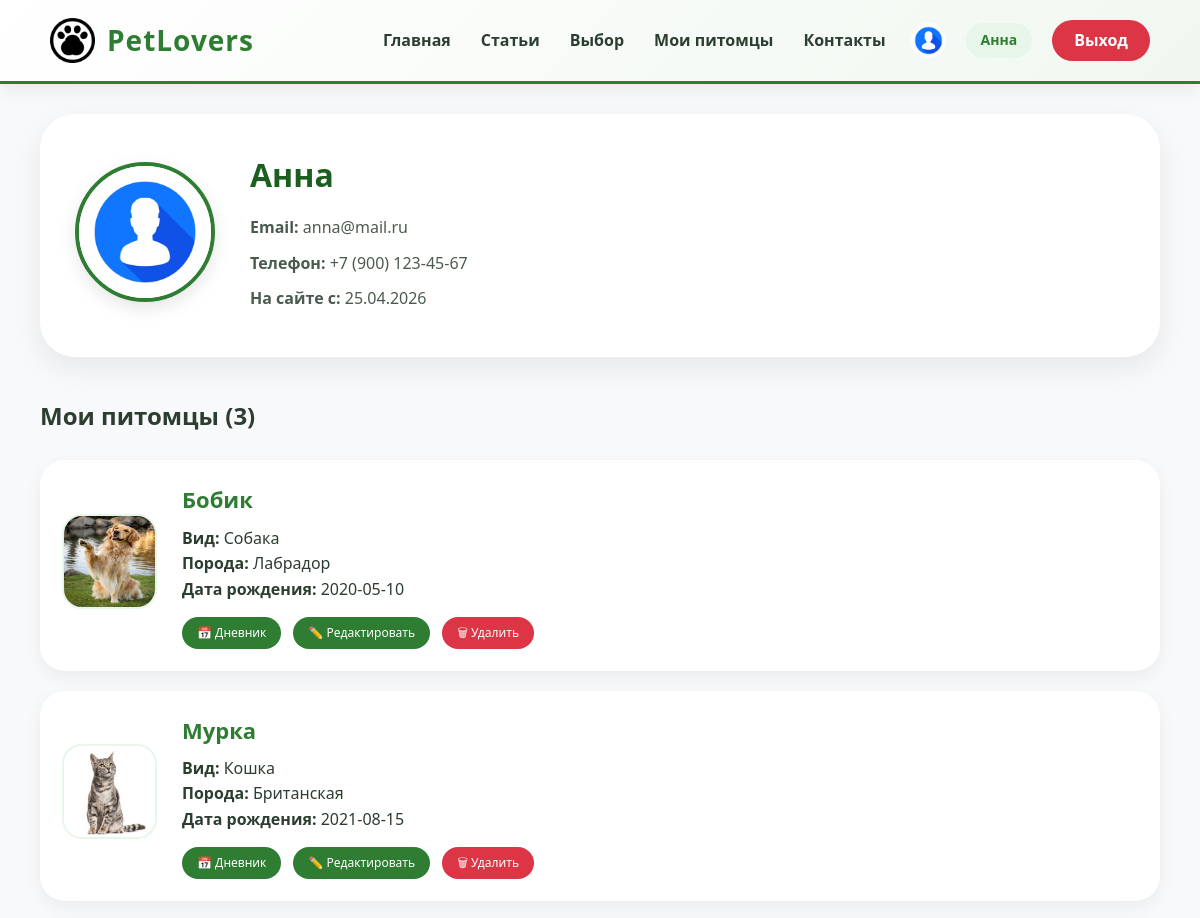
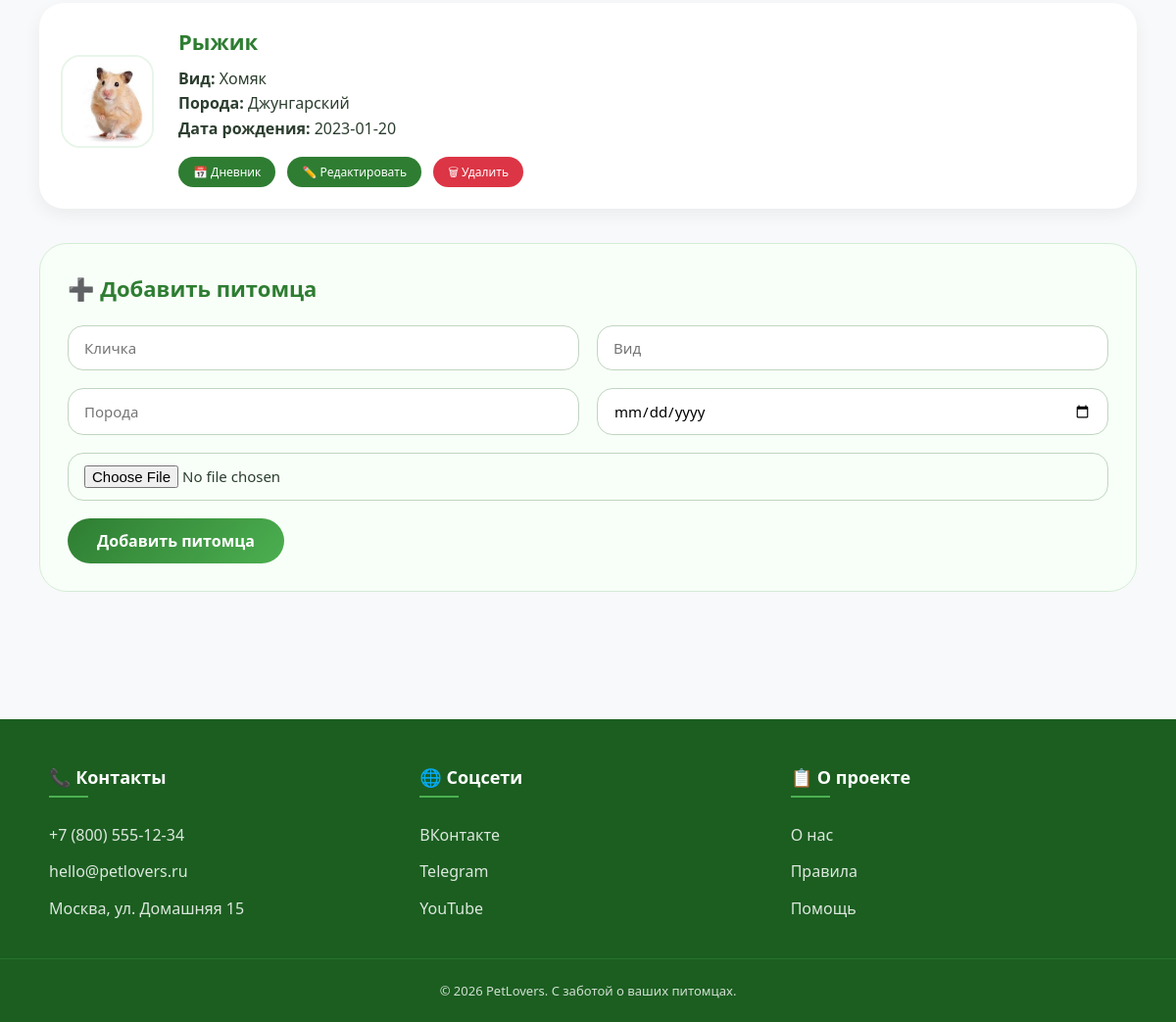
/petlovers/site/profile.php (signed in), run on the app's committed database (2 pictures, top to bottom).
### tables this page shows
CREATE TABLE `users` (
  `id` int(11) NOT NULL,
  `name` varchar(100) NOT NULL,
  `email` varchar(255) NOT NULL,
  `phone` varchar(20) DEFAULT NULL,
  `password` varchar(255) NOT NULL,
  `avatar` varchar(500) DEFAULT NULL,
  `created_at` timestamp NULL DEFAULT CURRENT_TIMESTAMP
);

CREATE TABLE `pets` (
  `id` int(11) NOT NULL,
  `user_id` int(11) NOT NULL,
  `name` varchar(100) NOT NULL,
  `species` varchar(50) NOT NULL,
  `breed` varchar(100) DEFAULT NULL,
  `birth_date` date DEFAULT NULL,
  `photo` varchar(500) DEFAULT NULL,
  `created_at` timestamp NULL DEFAULT CURRENT_TIMESTAMP
);

### petlovers/site/helpers.php (called while the page is built, shortened)
<?php
function h($string) {
    return htmlspecialchars($string, ENT_QUOTES, 'UTF-8');
}
function isLoggedIn() {
    return isset($_SESSION['user_id']);
}
function getUserById($id) {
    global $pdo;
    $stmt = $pdo->prepare("SELECT * FROM users WHERE id = ?");
    $stmt->execute([$id]);
    return $stmt->fetch();
}
function getPetsByUser($userId) {
    global $pdo;
    $stmt = $pdo->prepare("SELECT * FROM pets WHERE user_id = ? ORDER BY name");
    $stmt->execute([$userId]);
    return $stmt->fetchAll();
}

### petlovers/site/profile.php (the view, shortened to what this page needs)
<?php
require_once __DIR__ . '/templates/head.php';
require_once __DIR__ . '/templates/header.php';
$user = getUserById($_SESSION['user_id']);
$pets = getPetsByUser($_SESSION['user_id']);
?>
<div class="profile-container">
    <div class="profile-header">
        <div class="profile-avatar">
            <img src="<?= $user['avatar'] ?? '/assets/images/default-avatar.jpg' ?>" alt="Аватар">
        </div>
        <div class="profile-info">
            <h1><?= h($user['name']) ?></h1>
            <p><strong>Email:</strong> <?= h($user['email']) ?></p>
            <p><strong>Телефон:</strong> <?= h($user['phone'] ?? 'не указан') ?></p>
            <p><strong>На сайте с:</strong> <?= date('d.m.Y', strtotime($user['created_at'] ?? 'now')) ?></p>
        </div>
    </div>
    <h2>Мои питомцы (<?= count($pets) ?>)</h2>
    <?php if(count($pets) > 0): ?>
        <div class="pets-list">
            <?php foreach($pets as $pet): ?>
                <div class="pet-card-item">
                    <div class="pet-photo">
                        <img src="<?= $pet['photo'] ?? '/assets/images/default-pet.jpg' ?>" alt="<?= h($pet['name']) ?>">
                    </div>
                    <div class="pet-info">
                        <h3><?= h($pet['name']) ?></h3>
                        <p><strong>Вид:</strong> <?= h($pet['species']) ?></p>
                        <p><strong>Порода:</strong> <?= h($pet['breed'] ?: 'не указана') ?></p>
                        <p><strong>Дата рождения:</strong> <?= h($pet['birth_date'] ?: 'не указана') ?></p>
                        <div class="pet-actions">
                            <a href="diary.php?pet_id=<?= $pet['id'] ?>" class="btn-small">📅 Дневник</a>
                            <a href="edit_pet.php?id=<?= $pet['id'] ?>" class="btn-small">✏️ Редактировать</a>
                            <a href="?delete_pet=<?= $pet['id'] ?>" class="btn-small btn-danger" onclick="return confirm('Удалить питомца?')">🗑 Удалить</a>
                        </div>
                    </div>
                </div>
            <?php endforeach; ?>
        </div>
    <?php else: ?>
        <p>У вас пока нет питомцев. Добавьте первого!</p>
    <?php endif; ?>
    <div class="add-pet-form">
        <h3>➕ Добавить питомца</h3>
        <form method="POST" enctype="multipart/form-data">
            <div class="form-row">
                <input type="text" name="name" placeholder="Кличка" required>
                <input type="text" name="species" placeholder="Вид" required>
            </div>
            <div class="form-row">
                <input type="text" name="breed" placeholder="Порода">
                <input type="date" name="birth_date">
            </div>
            <div class="form-row">
                <input type="file" name="photo" accept="image/*">
            </div>
            <button type="submit" name="add_pet">Добавить питомца</button>
        </form>
    </div>
</div>
<?php require_once __DIR__ . '/templates/footer.php'; ?>

### petlovers/site/templates/head.php (shortened to what this page needs)
<!DOCTYPE html>
<html lang="ru">
<head>
    <link rel="stylesheet" href="/assets/css/base.css">
    <link rel="stylesheet" href="/assets/css/layout.css">
    <link rel="stylesheet" href="/assets/css/components.css">
</head>
<body>

### petlovers/site/templates/header.php
<header>
    <div class="logo">
        <img src="/assets/images/default-pet.jpg" alt="PetLovers" class="logo-img">
        <span><?= h(APP_NAME) ?></span>
    </div>
    <nav>
        <a href="/index.php">Главная</a>
        <a href="/site/articles.php">Статьи</a>
        <a href="/site/compare.php">Выбор</a>
        <a href="/site/profile.php">Мои питомцы</a>
        <a href="/site/contacts.php">Контакты</a>
        <?php if (isLoggedIn()): ?>
            <img src="/assets/images/default-avatar.jpg" alt="Аватар" class="user-avatar">
            <span class="user-name"><?= h($_SESSION['user_name']) ?></span>
            <a href="/logout.php" class="btn-logout">Выход</a>
        <?php else: ?>
            <a href="/login.php" class="btn-login">Вход</a>
            <a href="/register.php" class="btn-reg">Регистрация</a>
        <?php endif; ?>
    </nav>
</header>
<main>

### petlovers/site/templates/footer.php
</main>
<footer>
    <div class="footer-content">
        <div class="footer-col">
            <h4>📞 Контакты</h4>
            <p>+7 (800) 555-12-34</p>
            <p>hello@petlovers.ru</p>
            <p>Москва, ул. Домашняя 15</p>
        </div>
        <div class="footer-col">
            <h4>🌐 Соцсети</h4>
            <p>ВКонтакте</p>
            <p>Telegram</p>
            <p>YouTube</p>
        </div>
        <div class="footer-col">
            <h4>📋 О проекте</h4>
            <p>О нас</p>
            <p>Правила</p>
            <p>Помощь</p>
        </div>
    </div>
    <div class="footer-bottom">
        <p>© 2026 PetLovers. С заботой о ваших питомцах.</p>
    </div>
</footer>
</body>
</html>

### petlovers/assets/css/base.css (style rules this page uses)
* { margin: 0; padding: 0; box-sizing: border-box; }
body { font-family: 'Segoe UI', Tahoma, Geneva, Verdana, Arial, sans-serif; background-color: #f8f9fa; color: #2c3e2f; display: flex; flex-direction: column; min-height: 100vh; line-height: 1.6; }
img { max-width: 100%; height: auto; }
a { text-decoration: none; color: inherit; }
input, textarea, select, button { font-family: inherit; font-size: inherit; }

### petlovers/assets/css/layout.css (style rules this page uses)
* { margin: 0; padding: 0; box-sizing: border-box; }
body { font-family: 'Segoe UI', Tahoma, Geneva, Verdana, Arial, sans-serif; background-color: #f8f9fa; color: #2c3e2f; display: flex; flex-direction: column; min-height: 100vh; line-height: 1.6; }
header { background: linear-gradient(135deg, #ffffff 0%, #f0f7f0 100%); padding: 18px 50px; display: flex; justify-content: space-between; align-items: center; flex-wrap: wrap; border-bottom: 3px solid #2e7d32; box-shadow: 0 4px 20px rgba(0, 0, 0, 0.08); position: sticky; top: 0; z-index: 1000; }
.logo { display: flex; align-items: center; gap: 12px; font-size: 28px; font-weight: 800; color: #2e7d32; letter-spacing: 1px; }
.logo-img { height: 45px; width: 45px; object-fit: cover; border-radius: 12px; transition: transform 0.3s; }
nav { display: flex; flex-wrap: wrap; align-items: center; gap: 20px; }
nav a { text-decoration: none; color: #2c3e2f; font-weight: 600; padding: 8px 5px; transition: all 0.3s ease; position: relative; }
nav a::after { content: ''; position: absolute; bottom: 0; left: 0; width: 0; height: 2px; background: #2e7d32; transition: width 0.3s; }
.user-avatar { width: 35px; height: 35px; border-radius: 50%; object-fit: cover; }
.user-name { color: #2e7d32; font-weight: 700; background: #e8f5e9; padding: 6px 15px; border-radius: 30px; font-size: 14px; }
main { flex: 1; padding: 30px 40px; max-width: 1400px; margin: 0 auto; width: 100%; }
.profile-container { margin-bottom: 40px; }
.profile-header { display: flex; gap: 35px; background: white; padding: 35px; border-radius: 35px; margin-bottom: 40px; box-shadow: 0 10px 30px rgba(0, 0, 0, 0.08); flex-wrap: wrap; align-items: center; }
.profile-avatar img { width: 140px; height: 140px; object-fit: cover; border-radius: 50%; border: 4px solid #2e7d32; box-shadow: 0 6px 18px rgba(0, 0, 0, 0.1); }
.profile-info h1 { color: #1b5e20; font-size: 32px; margin-bottom: 15px; }
.profile-info p { margin: 10px 0; color: #4a5b4d; font-size: 16px; }
.pets-list { display: flex; flex-direction: column; gap: 20px; margin: 25px 0; }
.pet-card-item { display: flex; gap: 25px; background: white; padding: 22px; border-radius: 25px; box-shadow: 0 6px 18px rgba(0, 0, 0, 0.06); transition: all 0.3s; align-items: center; flex-wrap: wrap; }
.pet-photo img { width: 95px; height: 95px; object-fit: cover; border-radius: 20px; border: 2px solid #e8f5e9; }
.pet-info h3 { color: #2e7d32; font-size: 22px; margin-bottom: 8px; }
.pet-actions { margin-top: 15px; display: flex; gap: 12px; flex-wrap: wrap; }
footer { background: #1b5e20; color: white; margin-top: 60px; }
.footer-content { display: grid; grid-template-columns: repeat(auto-fit, minmax(250px, 1fr)); gap: 35px; padding: 45px 50px 25px; }
.footer-col h4 { font-size: 18px; margin-bottom: 20px; position: relative; display: inline-block; }
.footer-col h4::after { content: ''; position: absolute; bottom: -6px; left: 0; width: 40px; height: 2px; background: #4caf50; }
.footer-col p { margin: 12px 0; opacity: 0.85; cursor: pointer; transition: opacity 0.2s; }
.footer-bottom { text-align: center; padding: 22px; border-top: 1px solid rgba(76, 175, 80, 0.3); font-size: 13px; opacity: 0.8; }

### data on the page
users: name "Анна", email "anna@mail.ru", phone "+7 (900) 123-45-67", created_at "25.04.2026"
pets: photo (picture), name "Бобик", species "Собака", breed "Лабрадор", birth_date "2020-05-10"
pets: photo (picture), name "Мурка", species "Кошка", breed "Британская", birth_date "2021-08-15"
pets: photo (picture), name "Рыжик", species "Хомяк", breed "Джунгарский", birth_date "2023-01-20"

### other printed values
APP_NAME "PetLovers"
$_SESSION['user_name'] "Анна"
count($pets) "3"
